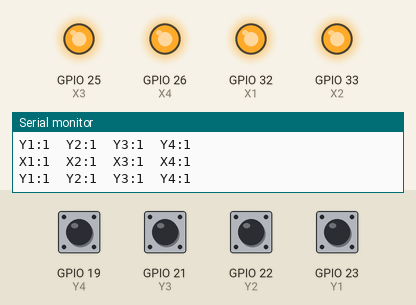
This sketch was run on a simulated ESP32. Shown: output pins drawn as LEDs (lit = HIGH), the last lines printed to the serial monitor. The inputs (shaded band) are chosen by the test bench; at power-on: GPIO 19 (Y4), GPIO 21 (Y3), GPIO 22 (Y2), GPIO 23 (Y1) HIGH.

Above: at 1.8 s.
1.9 s: GPIO 19 (Y4) pulled LOW for 0.6 s
At 2.4 s:
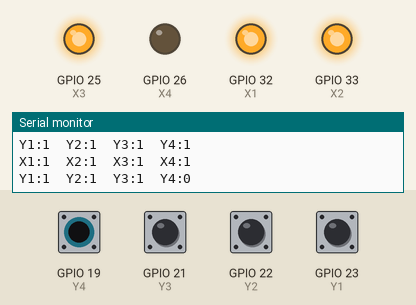
4.0 s: GPIO 21 (Y3) pulled LOW for 0.6 s
At 4.8 s:
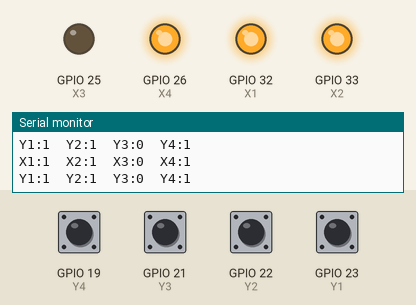
6.5 s: GPIO 22 (Y2) pulled LOW for 0.6 s
At 7.1 s:
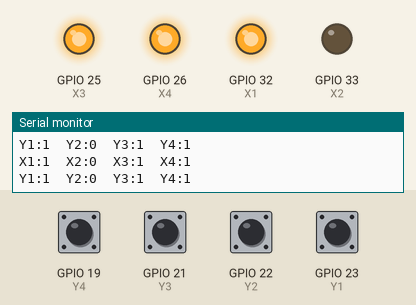
9.0 s: GPIO 23 (Y1) pulled LOW for 0.6 s
At 9.8 s:
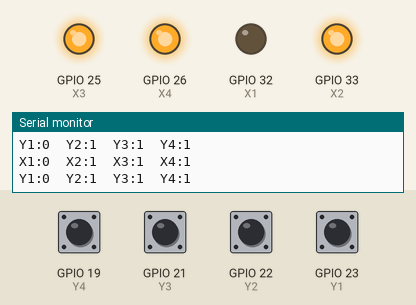
11.5 s: GPIO 19 (Y4) driven LOW and GPIO 21 (Y3) driven LOW
At 12.3 s:
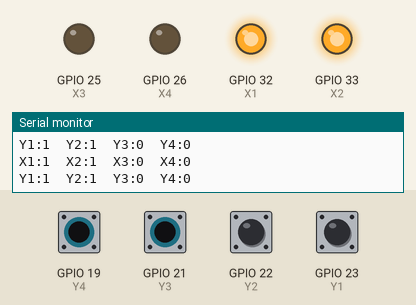
13.0 s: GPIO 22 (Y2) pulled LOW for 1 s
At 13.5 s:
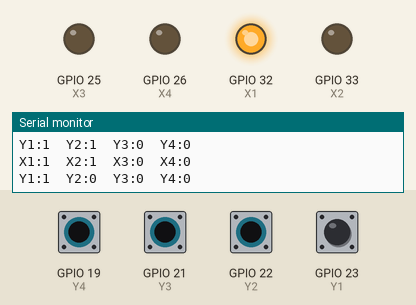
Timing chart, 0 to 16.0 s (numbered marks = the images above; inputs shaded):
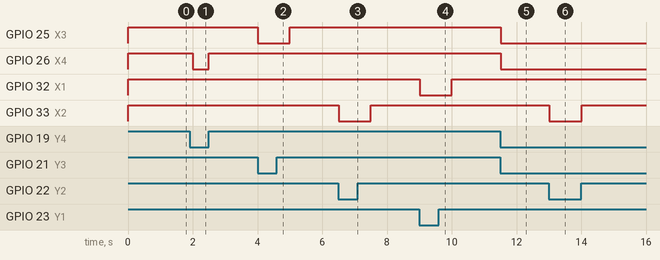

Measured:
- after the input at 1.9 s, GPIO 26 (X4): HIGH → LOW after 0.10 s, → HIGH 0.50 s later
- after the input at 4.0 s, GPIO 25 (X3): HIGH → LOW at once, → HIGH 1.0 s later
- after the input at 6.5 s, GPIO 33 (X2): HIGH → LOW at once, → HIGH 1.0 s later
- after the input at 9.0 s, GPIO 32 (X1): HIGH → LOW at once, → HIGH 1.0 s later
- after the input at 11.5 s, GPIO 25 (X3), GPIO 26 (X4): HIGH → LOW at once
- after the input at 13.0 s, GPIO 33 (X2): HIGH → LOW at once, → HIGH 1.0 s later

The sketch:

Test_IO.ino
```cpp
#define X1 32        //OUTPUT CH1
#define X2 33        //OUTPUT CH2
#define X3 25        //OUTPUT CH3
#define X4 26        //OUTPUT CH4

/* กำหนดค่าของ INPUT */
#define Y1 23  //INPUT CH1
#define Y2 22  //INPUT CH2
#define Y3 21  //INPUT CH3
#define Y4 19  //INPUT CH4

void setup() {
  Serial.begin(115200);

  pinMode(X1, OUTPUT);
  pinMode(X2, OUTPUT);
  pinMode(X3, OUTPUT);
  pinMode(X4, OUTPUT);

  pinMode(Y1, INPUT_PULLUP);
  pinMode(Y2, INPUT_PULLUP);
  pinMode(Y3, INPUT_PULLUP);
  pinMode(Y4, INPUT_PULLUP);
}

void loop() {
  int _X1 = digitalRead(X1);
  int _X2 = digitalRead(X2);
  int _X3 = digitalRead(X3);
  int _X4 = digitalRead(X4);

  int _Y1 = digitalRead(Y1);
  int _Y2 = digitalRead(Y2);
  int _Y3 = digitalRead(Y3);
  int _Y4 = digitalRead(Y4);

  digitalWrite(X1, _Y1);
  digitalWrite(X2, _Y2);
  digitalWrite(X3, _Y3);
  digitalWrite(X4, _Y4);

  Serial.printf("\n\n");
  Serial.printf("X1:%d\tX2:%d\tX3:%d\tX4:%d\t\n",_X1,_X2,_X3,_X4);
  Serial.printf("Y1:%d\tY2:%d\tY3:%d\tY4:%d\t\n",_Y1,_Y2,_Y3,_Y4);

  delay(500);
}
```
